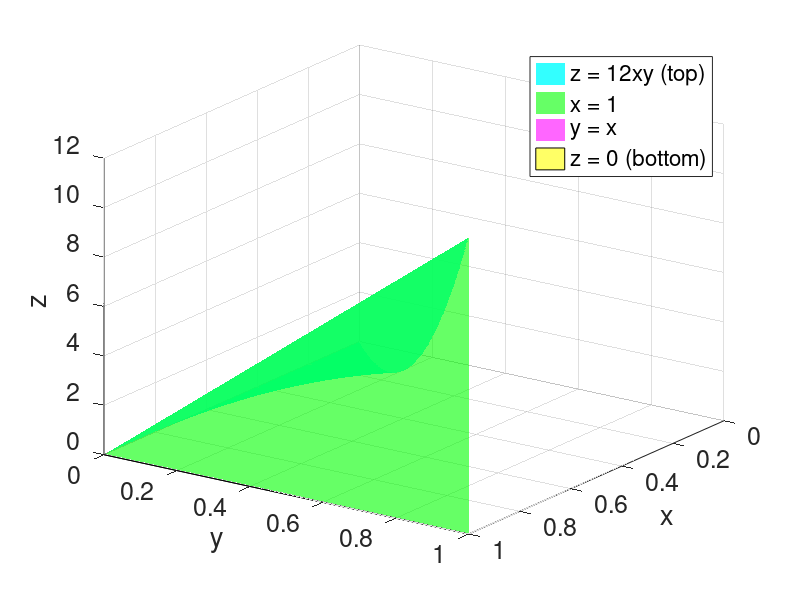

Recreate this plot in MATLAB.
function S15_6_Ex4()
%% Region of Integration for a Triple Integral
% Plots the top surface z = 12xy over the part of the unit square with
% y <= x, i.e. the solid E in the first octant bounded by z = 12xy and the
% planes y = x, x = 1, to help write the 6 possible iterated integrals of:
%
% \begin{example}{}{}
%   Evaluate $\iiint_E z dV$ where $E$ is the solid in the first octant
%   bounded by the surface $z=12xy$ and the planes $y=x, x=1$.
%
%   Before evaluating the integral, write all 6 possible iterated integrals.
%
%   See L23\_Ex4 for a plot.
% \end{example}
%
%% Author Info
%
% Cleaned up by Claude from an original visualization written by
% Dr Matthew Harris, assistant professor at Clarkson University,
% for MA 231: Calculus 3.

close all

%% User parameters for math objects
z = @(x,y) 12*x.*y;
res = 500;   % grid points per side

%% Surface over the region 0 <= y <= x <= 1 (NaN hides everything with y > x)
[X, Y] = meshgrid(linspace(0, 1, res));
Z = z(X, Y);
Z(Y > X) = NaN;

%% Other bounding surfaces of E (each is a ruled sheet: t = 0..1 scales z from 0 up to the top)
[s, t] = meshgrid(linspace(0, 1, 40));

% Plane x = 1: y = s, z from 0 to 12*1*y
Xr = ones(size(s));  Yr = s;  Zr = t .* z(1, s);

% Plane y = x: x = s, z from 0 to 12*x*x
Xd = s;  Yd = s;  Zd = t .* z(s, s);

%% Plot
figure
hold on
hTop = surf(X, Y, Z, 'FaceColor', 'c', 'FaceAlpha', 0.8, 'EdgeColor', 'none', 'DisplayName', 'z = 12xy (top)');
hRight = surf(Xr, Yr, Zr, 'FaceColor', 'g', 'FaceAlpha', 0.6, 'EdgeColor', 'none', 'DisplayName', 'x = 1');
hDiag  = surf(Xd, Yd, Zd, 'FaceColor', 'm', 'FaceAlpha', 0.6, 'EdgeColor', 'none', 'DisplayName', 'y = x');
hBot   = patch([0 1 1], [0 0 1], [0 0 0], 'y', 'FaceAlpha', 0.6, 'EdgeColor', 'k', 'DisplayName', 'z = 0 (bottom)');

xlabel('x'); ylabel('y'); zlabel('z')
set(gca, 'FontSize', 18)
legend([hTop hRight hDiag hBot], 'Location', 'northeast')
view(125, 25)
grid on

end
